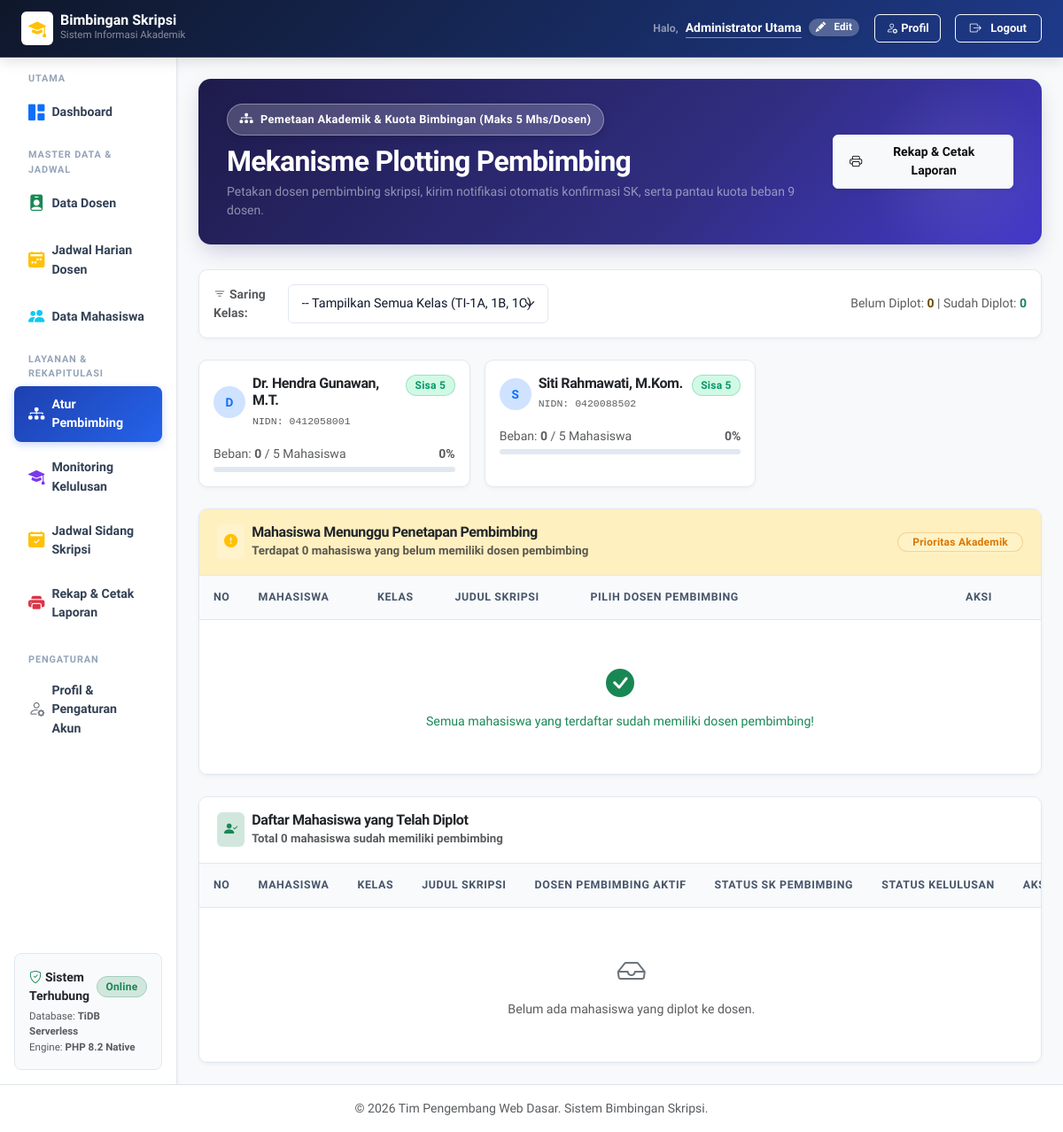
Page /admin/plot_pembimbing.php (signed in) on the committed database.
### tables this page shows
CREATE TABLE IF NOT EXISTS dosen (
    id INT AUTO_INCREMENT PRIMARY KEY,
    user_id INT NOT NULL,
    nidn VARCHAR(20) NOT NULL UNIQUE,
    nama_dosen VARCHAR(100) NOT NULL,
    email VARCHAR(100) NOT NULL,
    no_whatsapp VARCHAR(20),
    foto_profil VARCHAR(255) DEFAULT 'default.png',
    kuota_bimbingan INT DEFAULT 5,
    created_at TIMESTAMP DEFAULT CURRENT_TIMESTAMP,
    FOREIGN KEY (user_id) REFERENCES users(id) ON DELETE CASCADE
);

### admin/plot_pembimbing.php (the view, shortened to what this page needs)
<?php
require_once '../config/database.php';
$filter_kelas = $_GET['kelas'] ?? 'all';
$where_kelas_belum = "";
$where_kelas_sudah = "";
$params_belum = [];
$params_sudah = [];
$queryDosen = "
    SELECT
        d.id,
        d.nama_dosen,
        d.nidn,
        d.kuota_bimbingan,
        COUNT(m.id) AS total_bimbingan,
        (d.kuota_bimbingan - COUNT(m.id)) AS sisa_kuota
    FROM dosen d
    LEFT JOIN mahasiswa m ON d.id = m.dosen_pembimbing_id
    GROUP BY d.id
    ORDER BY d.nama_dosen ASC
";
$dosen_list = $pdo->query($queryDosen)->fetchAll();
$queryBelum = "
    SELECT m.*, u.username
    FROM mahasiswa m
    INNER JOIN users u ON m.user_id = u.id
    WHERE m.dosen_pembimbing_id IS NULL {$where_kelas_belum}
    ORDER BY m.kelas ASC, m.nama_lengkap ASC
";
$stmtBelum = $pdo->prepare($queryBelum);
$stmtBelum->execute($params_belum);
$mhs_belum_plot = $stmtBelum->fetchAll();
$querySudah = "
    SELECT m.*, u.username, d.nama_dosen, d.id as id_dosen_aktif
    FROM mahasiswa m
    INNER JOIN users u ON m.user_id = u.id
    INNER JOIN dosen d ON m.dosen_pembimbing_id = d.id
    WHERE 1=1 {$where_kelas_sudah}
    ORDER BY m.kelas ASC, m.nama_lengkap ASC
";
$stmtSudah = $pdo->prepare($querySudah);
$stmtSudah->execute($params_sudah);
$mhs_sudah_plot = $stmtSudah->fetchAll();
require_once '../templates/header.php';
require_once '../templates/sidebar_admin.php';
?>
<div class="hero-banner d-flex flex-column flex-md-row justify-content-between align-items-md-center gap-3">
    <div>
        <div class="hero-tag">
            <i class="bi bi-diagram-3-fill"></i>
            <span>Pemetaan Akademik & Kuota Bimbingan (Maks 5 Mhs/Dosen)</span>
        </div>
        <h2 class="fw-bold text-white mb-1">Mekanisme Plotting Pembimbing</h2>
        <p class="text-white-50 small mb-0">Petakan dosen pembimbing skripsi, kirim notifikasi otomatis konfirmasi SK, serta pantau kuota beban 9 dosen.</p>
    </div>
    <div class="d-flex align-items-center gap-2">
        <a href="laporan_plotting.php" class="btn btn-light shadow-sm fw-bold">
            <i class="bi bi-printer me-1"></i> Rekap & Cetak Laporan
        </a>
    </div>
</div>
<div class="card shadow-sm border-0 mb-4">
    <div class="card-body p-3">
        <form method="GET" action="plot_pembimbing.php" class="row g-2 align-items-center">
            <div class="col-md-5">
                <div class="d-flex align-items-center gap-2">
                    <span class="text-muted small fw-semibold"><i class="bi bi-filter me-1"></i>Saring Kelas:</span>
                    <select name="kelas" class="form-select form-select-sm" onchange="this.form.submit()">
                        <option value="all" <?= ($filter_kelas === 'all') ? 'selected' : ''; ?>>-- Tampilkan Semua Kelas (TI-1A, 1B, 1C) --</option>
                    </select>
                </div>
            </div>
            <div class="col-md-7 text-md-end text-muted small">
                <span>Belum Diplot: <strong class="text-warning-emphasis"><?= count($mhs_belum_plot); ?></strong> | Sudah Diplot: <strong class="text-success"><?= count($mhs_sudah_plot); ?></strong></span>
            </div>
        </form>
    </div>
</div>
<div class="row g-3 mb-4">
    <?php foreach ($dosen_list as $dl):
        $persen = $dl['kuota_bimbingan'] > 0 ? min(100, round(($dl['total_bimbingan'] / $dl['kuota_bimbingan']) * 100)) : 0;
        $is_full = ($dl['sisa_kuota'] <= 0);
        $initial = strtoupper(substr($dl['nama_dosen'], 0, 1));
    ?>
        <div class="col-md-6 col-xl-4">
            <div class="card h-100 shadow-sm border-0 <?= $is_full ? 'border-danger' : ''; ?>">
                <div class="card-body p-3">
                    <div class="d-flex justify-content-between align-items-start mb-2">
                        <div class="d-flex align-items-center gap-2">
                            <div class="avatar-initial bg-primary-subtle text-primary">
                                <?= $initial; ?>
                            </div>
                            <div>
                                <h6 class="fw-bold text-dark mb-0"><?= htmlspecialchars($dl['nama_dosen']); ?></h6>
                                <span class="text-muted font-monospace small" style="font-size: 0.72rem;">NIDN: <?= htmlspecialchars($dl['nidn']); ?></span>
                            </div>
                        </div>
                        <span class="badge <?= $is_full ? 'bg-danger' : 'bg-success'; ?>">
                            <?= $is_full ? 'Penuh' : "Sisa {$dl['sisa_kuota']}"; ?>
                        </span>
                    </div>
                    <div class="d-flex justify-content-between small text-muted mb-1 mt-3">
                        <span>Beban: <strong><?= $dl['total_bimbingan']; ?></strong> / <?= $dl['kuota_bimbingan']; ?> Mahasiswa</span>
                        <span class="fw-semibold"><?= $persen; ?>%</span>
                    </div>
                    <div class="progress" style="height: 6px;">
                    </div>
                </div>
            </div>
        </div>
    <?php endforeach; ?>
</div>
<div class="card shadow-sm border-0 mb-4">
    <div class="card-header bg-warning bg-opacity-25 py-3 d-flex justify-content-between align-items-center">
        <div class="d-flex align-items-center gap-2">
            <span class="p-2 rounded bg-warning-subtle text-warning">
                <i class="bi bi-exclamation-circle-fill"></i>
            </span>
            <div>
                <h6 class="fw-bold mb-0 text-dark">Mahasiswa Menunggu Penetapan Pembimbing</h6>
                <small class="text-muted">Terdapat <?= count($mhs_belum_plot); ?> mahasiswa yang belum memiliki dosen pembimbing</small>
            </div>
        </div>
        <span class="badge bg-warning text-dark px-3 py-1">Prioritas Akademik</span>
    </div>
    <div class="card-body p-0">
        <div class="table-responsive">
            <table class="table table-hover align-middle mb-0">
                <thead class="table-light">
                    <tr>
                        <th class="ps-3" style="width: 50px;">No</th>
                        <th>Mahasiswa</th>
                        <th>Kelas</th>
                        <th>Judul Skripsi</th>
                        <th style="min-width: 320px;">Pilih Dosen Pembimbing</th>
                        <th class="text-center" style="width: 140px;">Aksi</th>
                    </tr>
                </thead>
                <tbody>
                    <?php if (empty($mhs_belum_plot)): ?>
                        <tr>
                            <td colspan="6" class="text-center text-success py-5">
                                <i class="bi bi-check-circle-fill fs-2 d-block text-success mb-2"></i>
                                Semua mahasiswa yang terdaftar sudah memiliki dosen pembimbing!
                            </td>
                        </tr>
                    <?php endif; ?>
                </tbody>
            </table>
        </div>
    </div>
</div>
<div class="card shadow-sm border-0">
    <div class="card-header bg-white py-3 d-flex justify-content-between align-items-center">
        <div class="d-flex align-items-center gap-2">
            <span class="p-2 rounded bg-success-subtle text-success">
                <i class="bi bi-person-check-fill"></i>
            </span>
            <div>
                <h6 class="fw-bold mb-0 text-dark">Daftar Mahasiswa yang Telah Diplot</h6>
                <small class="text-muted">Total <?= count($mhs_sudah_plot); ?> mahasiswa sudah memiliki pembimbing</small>
            </div>
        </div>
    </div>
    <div class="card-body p-0">
        <div class="table-responsive">
            <table class="table table-hover align-middle mb-0">
                <thead class="table-light">
                    <tr>
                        <th class="ps-3" style="width: 50px;">No</th>
                        <th>Mahasiswa</th>
                        <th>Kelas</th>
                        <th>Judul Skripsi</th>
                        <th>Dosen Pembimbing Aktif</th>
                        <th>Status SK Pembimbing</th>
                        <th>Status Kelulusan</th>
                        <th class="text-center" style="width: 170px;">Aksi</th>
                    </tr>
                </thead>
                <tbody>
                    <?php if (empty($mhs_sudah_plot)): ?>
                        <tr>
                            <td colspan="8" class="text-center text-muted py-5">
                                <i class="bi bi-inbox fs-2 d-block text-secondary mb-2"></i>
                                Belum ada mahasiswa yang diplot ke dosen.
                            </td>
                        </tr>
                    <?php endif; ?>
                </tbody>
            </table>
        </div>
    </div>
</div>
<?php
require_once '../templates/footer.php';
?>

### rows in the picture
dosen: nama_dosen "D", nama_dosen "Dr. Hendra Gunawan, M.T.", nidn "0412058001", sisa_kuota "5", total_bimbingan "0", kuota_bimbingan "5", persen "0"
dosen: nama_dosen "S", nama_dosen "Siti Rahmawati, M.Kom.", nidn "0420088502", sisa_kuota "5", total_bimbingan "0", kuota_bimbingan "5", persen "0"

### other values in the picture
$_SESSION['nama_lengkap'] "Administrator Utama"
count($mhs_belum_plot) "0"
count($mhs_sudah_plot) "0"
